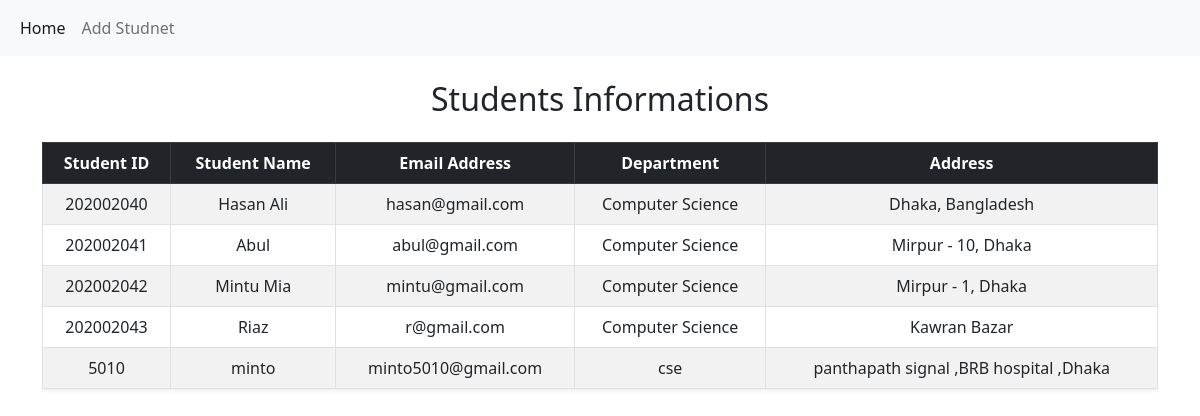
The page / on the database its author committed.
### formapp/models.py (models this page shows)
class StudentModel(models.Model):
    st_id = models.CharField(max_length=100)
    st_name = models.CharField(max_length=100)
    st_email = models.EmailField()
    st_dept = models.CharField(max_length=100)
    st_address = models.TextField()

### formapp/views.py (the view)
# urls.py: path('', home_view, name='home_page'),
def home_view(request):
    s_data = StudentModel.objects.all()
    context = {
       'st_data' : s_data
    }
    return render(request, 'home.html', context)

### formapp/templates/home.html (shortened to what this page needs)
{% extends 'layout/base.html' %}
{% block content %}
<div class="container mt-4">
  <h2 class="text-center mb-4">Students Informations</h2>
  <div class="table-responsive">
    <table class="table table-bordered table-striped table-hover align-middle text-center shadow-sm">
      <thead class="table-dark">
        <tr>
          <th>Student ID</th>
          <th>Student Name</th>
          <th>Email Address</th>
          <th>Department</th>
          <th>Address</th>
        </tr>
      </thead>
      <tbody>
        {% for data in st_data %}
          <tr>
            <td>{{ data.st_id }}</td>
            <td>{{ data.st_name }}</td>
            <td>{{ data.st_email }}</td>
            <td>{{ data.st_dept }}</td>
            <td>{{ data.st_address }}</td>
          </tr>
        {% endfor %}
      </tbody>
    </table>
  </div>
</div>
{% endblock %}

### formapp/templates/layout/base.html (shortened to what this page needs)
<!DOCTYPE html>
<html lang="en">
<head>
    <link href="https://cdn.jsdelivr.net/npm/bootstrap@5.0.2/dist/css/bootstrap.min.css" rel="stylesheet">
</head>
<body >
    {% include 'layout/nav.html' %}
    {% block content %}
    {% endblock content %}
</body>
</html>

### formapp/templates/layout/nav.html (shortened to what this page needs)
<nav class="navbar navbar-expand-lg navbar-light bg-light">
  <div class="container-fluid">
    <div class="collapse navbar-collapse" id="navbarNav">
      <ul class="navbar-nav">
        <li class="nav-item">
          <a class="nav-link active" aria-current="page" href="{% url 'home_page' %}">Home</a>
        </li>
        <li class="nav-item">
          <a class="nav-link" href="{% url 'addstudent_page' %}">Add Studnet</a>
        </li>
      </ul>
    </div>
  </div>
</nav>

### rows shown on the page
StudentModel: st_id "202002040", st_name "Hasan Ali", st_email "hasan@gmail.com", st_dept "Computer Science", st_address "Dhaka, Bangladesh"
StudentModel: st_id "202002041", st_name "Abul", st_email "abul@gmail.com", st_dept "Computer Science", st_address "Mirpur - 10, Dhaka"
StudentModel: st_id "202002042", st_name "Mintu Mia", st_email "mintu@gmail.com", st_dept "Computer Science", st_address "Mirpur - 1, Dhaka"
StudentModel: st_id "202002043", st_name "Riaz", st_email "r@gmail.com", st_dept "Computer Science", st_address "Kawran Bazar"
StudentModel: st_id "5010", st_name "minto", st_email "minto5010@gmail.com", st_dept "cse", st_address "panthapath signal ,BRB hospital ,Dhaka"
